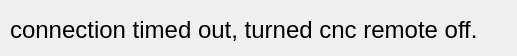
<?xml version="1.0" encoding="UTF-8"?>
<ui version="4.0">
 <class>Form</class>
 <widget class="QWidget" name="Form">
  <property name="geometry">
   <rect>
    <x>0</x>
    <y>0</y>
    <width>517</width>
    <height>56</height>
   </rect>
  </property>
  <property name="windowTitle">
   <string>connection error</string>
  </property>
  <widget class="QLabel" name="label">
   <property name="geometry">
    <rect>
     <x>10</x>
     <y>10</y>
     <width>511</width>
     <height>41</height>
    </rect>
   </property>
   <property name="text">
    <string>&lt;html&gt;&lt;head/&gt;&lt;body&gt;&lt;p&gt;&lt;span style=&quot; font-size:18pt;&quot;&gt;connection timed out, turned cnc remote off.&lt;/span&gt;&lt;/p&gt;&lt;/body&gt;&lt;/html&gt;</string>
   </property>
  </widget>
 </widget>
 <resources/>
 <connections/>
</ui>
